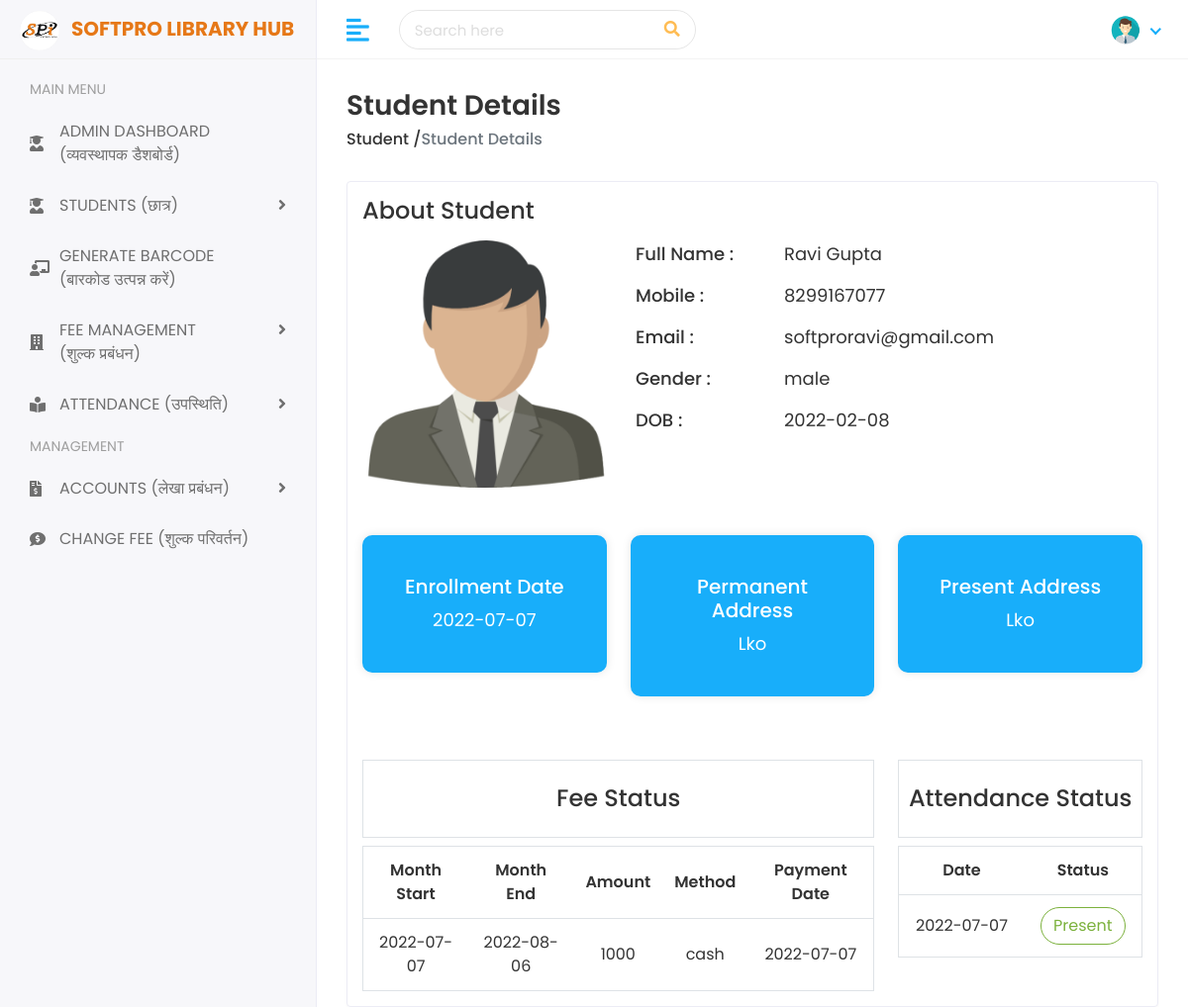
The page /student-details.php?id=2 (signed in) on the database its author committed.
### tables this page shows
CREATE TABLE IF NOT EXISTS `tbl_student_details` (
  `stu_id` int(8) NOT NULL AUTO_INCREMENT,
  `name` varchar(60) NOT NULL,
  `mobile` varchar(15) NOT NULL,
  `email` varchar(40) NOT NULL,
  `gender` varchar(6) NOT NULL,
  `dob` varchar(12) NOT NULL,
  `present_address` varchar(120) NOT NULL,
  `permanent_address` varchar(120) NOT NULL,
  `pic` varchar(60) NOT NULL,
  `aadhar` varchar(12) NOT NULL,
  `aadhar_pic` varchar(30) NOT NULL,
  `fee` varchar(5) NOT NULL,
  `pay_method` varchar(15) NOT NULL,
  `enroll_date` varchar(15) NOT NULL,
  `status` varchar(10) NOT NULL,
  PRIMARY KEY (`stu_id`)
);

CREATE TABLE IF NOT EXISTS `tbl_fee` (
  `fee_id` int(8) NOT NULL AUTO_INCREMENT,
  `mobile` varchar(10) NOT NULL,
  `month_start` varchar(10) NOT NULL,
  `month_end` varchar(10) NOT NULL,
  `amount` varchar(5) NOT NULL,
  `payment_date` varchar(14) NOT NULL,
  `pay_via` varchar(20) NOT NULL,
  PRIMARY KEY (`fee_id`)
);

CREATE TABLE IF NOT EXISTS `tbl_attendance` (
  `attend_id` int(11) NOT NULL AUTO_INCREMENT,
  `date` varchar(30) NOT NULL,
  `mobile` varchar(12) NOT NULL,
  `entry_time` varchar(20) NOT NULL,
  `exit_time` varchar(20) NOT NULL,
  `status` varchar(20) NOT NULL,
  PRIMARY KEY (`attend_id`)
);

### student-details.php (the view, shortened to what this page needs)
<?php
include("connection.php");
$get_id=$_REQUEST['id'];
$query="select * from tbl_student_details where stu_id='$get_id' and status='T'";
$res=mysqli_query($db_con,$query);
$row=mysqli_fetch_array($res);
$get_phone=$row["mobile"];
$query_fee = "select * from tbl_fee where mobile='$get_phone' order by month_start desc";
$res_fee = mysqli_query($db_con,$query_fee);
$query_att = "select * from tbl_attendance where mobile='$get_phone'";
$res_att = mysqli_query($db_con,$query_att);
?>
<!DOCTYPE html>
<html lang="en">
<head>
    <link rel="stylesheet" href="assets/plugins/bootstrap/css/bootstrap.min.css">
    <link rel="stylesheet" href="assets/plugins/fontawesome/css/fontawesome.min.css">
    <link rel="stylesheet" href="assets/plugins/fontawesome/css/all.min.css">
    <link rel="stylesheet" href="assets/plugins/datatables/datatables.min.css">
    <link rel="stylesheet" href="assets/css/style.css">
</head>
<body>
    <div class="main-wrapper">
    <?php
    include("home_include/sidebar.php");
    ?>
        <div class="page-wrapper">
            <div class="content container-fluid">
                <div class="page-header">
                    <div class="row">
                        <div class="col-sm-12">
                            <h3 class="page-title">Student Details</h3>
                            <ul class="breadcrumb">
                                <li class="breadcrumb-item"><a href="students.html">Student /</a></li>
                                <li class=" active">Student Details</li>
                            </ul>
                        </div>
                    </div>
                </div>
                <div class="card">
                    <div class="card-body">
                        <div class="row">
                            <div class="col-md-12">
                                <div class="about-info">
                                    <h4>About Student</h4>
                                    <div class="media mt-3 d-flex">
                                        <img src="assets/stu_pic/<?php echo "$row[pic]"; ?>" class="me-3 flex-shrink-0" alt="...">
                                        <div class="media-body flex-grow-1">
                                            <ul>
                                                <li>
                                                    <span class="title-span">Full Name : </span>
                                                    <span class="info-span"><?php echo "$row[name]"; ?></span>
                                                </li>
                                                <li>
                                                    <span class="title-span">Mobile : </span>
                                                    <span class="info-span"><?php echo "$row[mobile]"; ?></span>
                                                </li>
                                                <li>
                                                    <span class="title-span">Email : </span>
                                                    <span class="info-span"><?php echo "$row[email]"; ?></span>
                                                </li>
                                                <li>
                                                    <span class="title-span">Gender : </span>
                                                    <span class="info-span"><?php echo "$row[gender]"; ?></span>
                                                </li>
                                                <li>
                                                    <span class="title-span">DOB : </span>
                                                    <span class="info-span"><?php echo "$row[dob]"; ?></span>
                                                </li>
                                            </ul>
                                        </div>
                                    </div>
                                    <div class="row follow-sec mt-5">
                                        <div class="col-md-4 mb-3">
                                            <div class="blue-box">
                                                <h5>Enrollment Date</h5>
                                                <p><?php echo "$row[enroll_date]"; ?></p>
                                            </div>
                                        </div>
                                        <div class="col-md-4 mb-3">
                                            <div class="blue-box">
                                                <h5>Permanent Address</h5>
                                                <p><?php echo "$row[permanent_address]"; ?></p>
                                            </div>
                                        </div>
                                        <div class="col-md-4 mb-3">
                                            <div class="blue-box">
                                                <h5>Present Address</h5>
                                                <p><?php echo "$row[present_address]"; ?></p>
                                            </div>
                                        </div>
                                    </div>
                                </div>
                            </div>
                        </div>
                        <div class="row mt-5">
                            <div class="col-sm-8 table-responsive">
                                <table class="table table-hover table-center mb-0 datatable border">
                                    <thead>
                                        <h4 class="text-center py-4 border">Fee Status</h4>
                                        <tr>
                                            <th class="text-center">Month Start</th>
                                            <th class="text-center">Month End</th>
                                            <th class="text-center">Amount</th>
                                            <th class="text-center">Method</th>
                                            <th class="text-center">Payment Date</th>
                                        </tr>
                                    </thead>
                                    <tbody>
                                        <?php
                                        while($row_fee=mysqli_fetch_array($res_fee))
                                        {
                                        ?>
                                            <tr>
                                                <td class="text-center">
                                                    <?php echo "$row_fee[month_start]"; ?>
                                                </td>
                                                <td class="text-center">
                                                    <?php echo "$row_fee[month_end]"; ?>
                                                </td>
                                                <td class="text-center">
                                                    <?php echo "$row_fee[amount]"; ?>
                                                </td>
                                                <td class="text-center">
                                                    <?php echo "$row_fee[pay_via]"; ?>
                                                </td>
                                                <td class="text-center">
                                                    <?php echo "$row_fee[payment_date]"; ?>
                                                </td>
                                        </tr>
                                        <?php
                                        }
                                        ?>
                                    </tbody>
                                </table>
                            </div>
                            <div class="col-sm-4 table-responsive">
                                <table class="table table-hover table-center mb-0 datatable border">
                                    <thead>
                                        <h4 class="text-center py-4 border">Attendance Status</h4>
                                        <tr>
                                            <th class="text-center">Date</th>
                                            <th class="text-center">Status</th>
                                        </tr>
                                    </thead>
                                    <tbody>
                                            <?php
                                            while($row_att=mysqli_fetch_array($res_att))
                                            {
                                            ?>
                                                <tr>
                                                    <td class="text-center"><?php echo $row_att["date"]; ?></td>
                                                    <td class="text-center">
                                                        <?php
                                                            if($row_att["status"]=="Present")
                                                            {
                                                        ?>
                                                            <button type="button" class="btn btn-rounded btn-outline-success">Present</button>
                                                        <?php
                                                            }
                                                            else
                                                            {
                                                        ?>
                                                            <button type="button" class="btn btn-rounded btn-outline-danger">Absent</button>
                                                        <?php
                                                            }
                                                        ?>
                                                    </td>
                                                </tr>
                                            <?php
                                            }
                                            ?>
                                    </tbody>
                                </table>
                            </div>
                        </div>
                </div>
            </div>
        </div>
    </div>
</body>
</html>

### home_include/sidebar.php (shortened to what this page needs)
<div class="header">
    <div class="header-left">
      <a href="index.php" class="logo">
        <img src="assets/img/logo-small.png" alt="Logo"/><span class="ms-2 ps-1" style="color:#e67817;text-shadow:none;font-weight:bold;font-size:20px;">SOFTPRO LIBRARY HUB</span>
      </a>
    </div>
    <a href="javascript:void(0);" id="toggle_btn">
      <i class="fas fa-align-left"></i>
    </a>
    <div class="top-nav-search">
      <form>
        <input type="text" class="form-control" placeholder="Search here" />
        <button class="btn" type="submit">
          <i class="fas fa-search"></i>
        </button>
      </form>
    </div>
    <ul class="nav user-menu">
      <li class="nav-item dropdown has-arrow">
        <a
          href="#"
          class="dropdown-toggle nav-link"
          data-bs-toggle="dropdown"
        >
          <span class="user-img"
            ><img
              class="rounded-circle"
              src="assets/admin/t-woner.png"
              width="31"
              alt="Admin"
          /></span>
        </a>
      </li>
    </ul>
  </div>
  <div class="sidebar" id="sidebar">
    <div class="sidebar-inner slimscroll">
      <div id="sidebar-menu" class="sidebar-menu">
        <ul>
          <li class="menu-title">
            <span>MAIN MENU</span>
          </li>
          <li>
            <a href="dashboard.php" class="active">
                <i class="fas fa-user-graduate"></i>
                <span>ADMIN DASHBOARD <br>
                (व्यवस्थापक डैशबोर्ड)</span>
            </a>
          </li>
          <li class="submenu">
            <a href="#">
                <i class="fas fa-user-graduate"></i> <span> STUDENTS (छात्र)</span>
                <span class="menu-arrow"></span>
            </a>
          </li>
          <li>
            <a href="generate_barcode.php">
              <i class="fas fa-chalkboard-teacher"></i>
              <span> GENERATE BARCODE <br>
              (बारकोड उत्पन्न करें)</span>
            </a>
          </li>
          <li class="submenu">
            <a href="#"
              ><i class="fas fa-building"></i> <span> FEE MANAGEMENT <br>(शुल्क प्रबंधन)</span>
              <span class="menu-arrow"></span
            ></a>
          </li>
          <li class="submenu">
            <a href="#"
              ><i class="fas fa-book-reader"></i> <span> ATTENDANCE (उपस्थिति)</span>
              <span class="menu-arrow"></span
            ></a>
          </li>
          <li class="menu-title">
            <span>MANAGEMENT</span>
          </li>
          <li class="submenu">
            <a href="#"
              ><i class="fas fa-file-invoice-dollar"></i>
              <span> ACCOUNTS (लेखा प्रबंधन)</span> <span class="menu-arrow"></span
            ></a>
          </li>
          <li>
            <a href="fee_mgmt.php"><i class="fas fa-comment-dollar"></i> <span>CHANGE FEE (शुल्क परिवर्तन)</span></a
            >
          </li>
        </ul>
      </div>
    </div>
</div>

### rows shown on the page
tbl_student_details: pic (picture), name "Ravi Gupta", mobile "8299167077", email "softproravi@gmail.com", gender "male", dob "2022-02-08", enroll_date "2022-07-07", permanent_address "Lko", present_address "Lko"
tbl_fee: month_start "2022-07-07", month_end "2022-08-06", amount "1000", pay_via "cash", payment_date "2022-07-07"
tbl_attendance: date "2022-07-07", status "Present"
